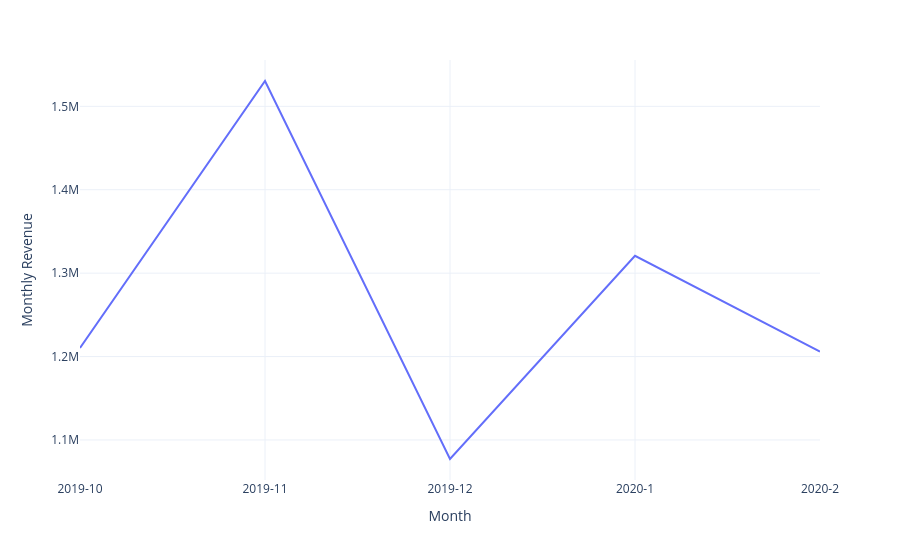

This figure's notebook cell:
### Code cell
fig = px.line(data_frame=monthly_rev, x='month', y='total_revenue')
fig.update_xaxes(type = 'category')
fig.update_layout(template = 'plotly_white', xaxis_title = 'Month', yaxis_title = 'Monthly Revenue')

### Figure 1 — Plotly figure (JSON) as saved in the notebook; plotly's stock layout.template omitted (floating-point values rounded to 4 significant figures)
{"data": [{"hovertemplate": "month=%{x}<br>total_revenue=%{y}<extra></extra>", "legendgroup": "", "line": {"color": "#636efa", "dash": "solid"}, "marker": {"symbol": "circle"}, "mode": "lines", "name": "", "orientation": "v", "showlegend": false, "type": "scatter", "x": ["2019-10", "2019-11", "2019-12", "2020-1", "2020-2"], "xaxis": "x", "y": [1210000.0, 1530000.0, 1077000.0, 1321000.0, 1206000.0], "yaxis": "y"}], "layout": {"legend": {"tracegroupgap": 0}, "margin": {"t": 60}, "xaxis": {"anchor": "y", "domain": [0, 1], "title": {"text": "Month"}, "type": "category"}, "yaxis": {"anchor": "x", "domain": [0, 1], "title": {"text": "Monthly Revenue"}}}}
